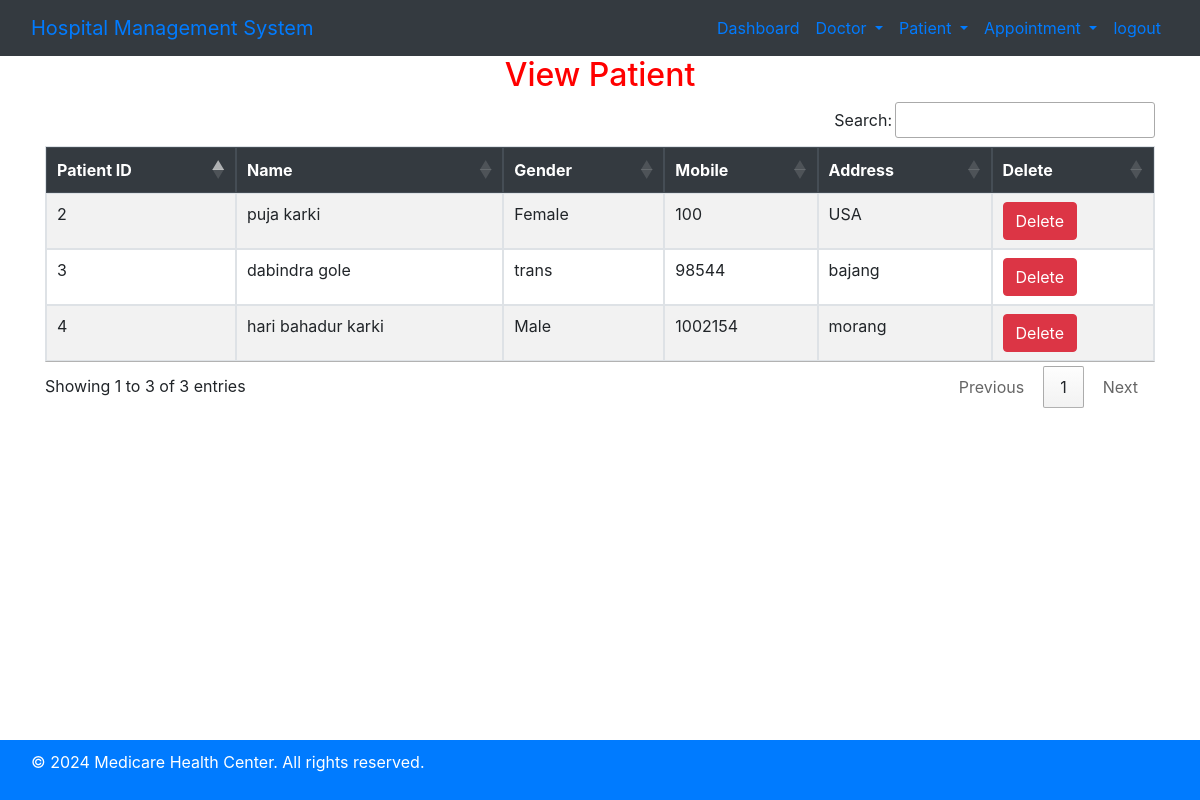
Page /view_patient/ (signed in) on the committed database.
### hospital/models.py (models this page shows, shortened)
class Patient(models.Model):
    name = models.CharField(max_length=50)
    gender = models.CharField(max_length=10)
    mobile = models.IntegerField(null=True)
    address = models.TextField()

### hospital/views.py (the view)
# urls.py: path('view_patient/',View_Patient,name='view_patient'),
def View_Patient(request):
    if not request.user.is_staff:
        return redirect('login')
    doc = Patient.objects.all()
    d = {'doc':doc}
    return render(request,'view_patient.html',d)

### hospital/templates/view_patient.html
{% include 'base.html' %}
{% include 'navigation.html' %}
<div class="container">
    <h2 class="text-center"  style="color:red;">View Patient</h2>
    <table id="example" class="table table-bordered table-striped">
        <thead class="thead-dark">
            <tr>
                <th>Patient ID</th>
                <th>Name</th>
                <th>Gender</th>
                <th>Mobile</th>
                <th>Address</th>
                <th>Delete</th>
            </tr>
        </thead>
        <tbody>
            {% for i in doc %}
            <tr>
                <td>{{ i.id }}</td>
                <td>{{ i.name }}</td>
                <td>{{ i.gender }}</td>
                <td>{{ i.mobile }}</td>
                <td>{{ i.address }}</td>
                <td>
                    <a href="{% url 'delete_patient' i.id %}" onclick="return confirm('Are you sure you want to delete?')" class="btn btn-danger">Delete</a>
                </td>
            </tr>
            {% endfor %}
        </tbody>
    </table>
</div>
{% include 'footer.html' %}

### rows in the picture
Patient: id "2", name "puja karki", gender "Female", mobile "100", address "USA"
Patient: id "3", name "dabindra gole", gender "trans", mobile "98544", address "bajang"
Patient: id "4", name "hari bahadur karki", gender "Male", mobile "1002154", address "morang"
